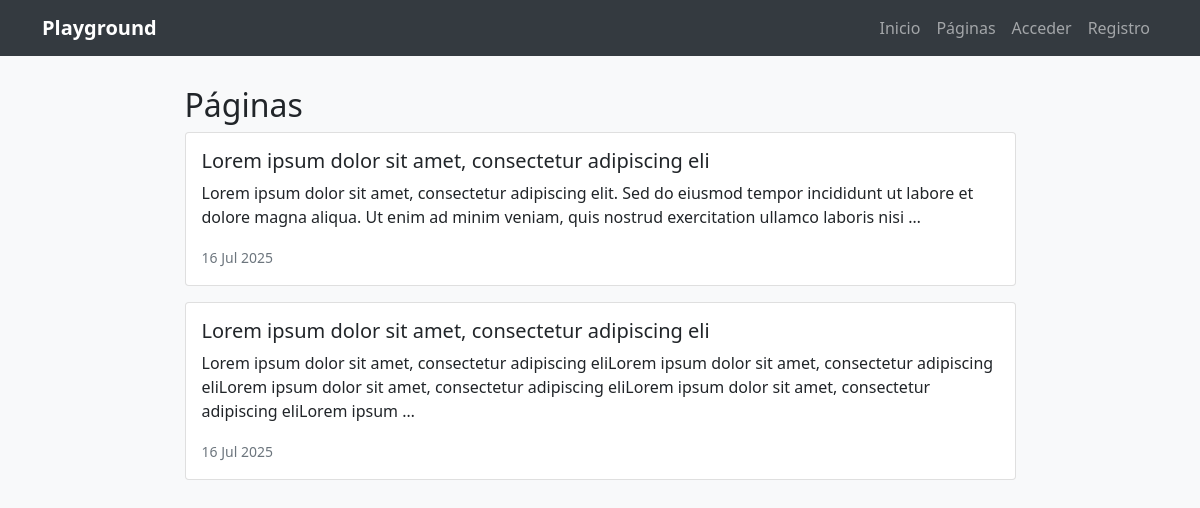
Page /pages/ on the earlier database version.
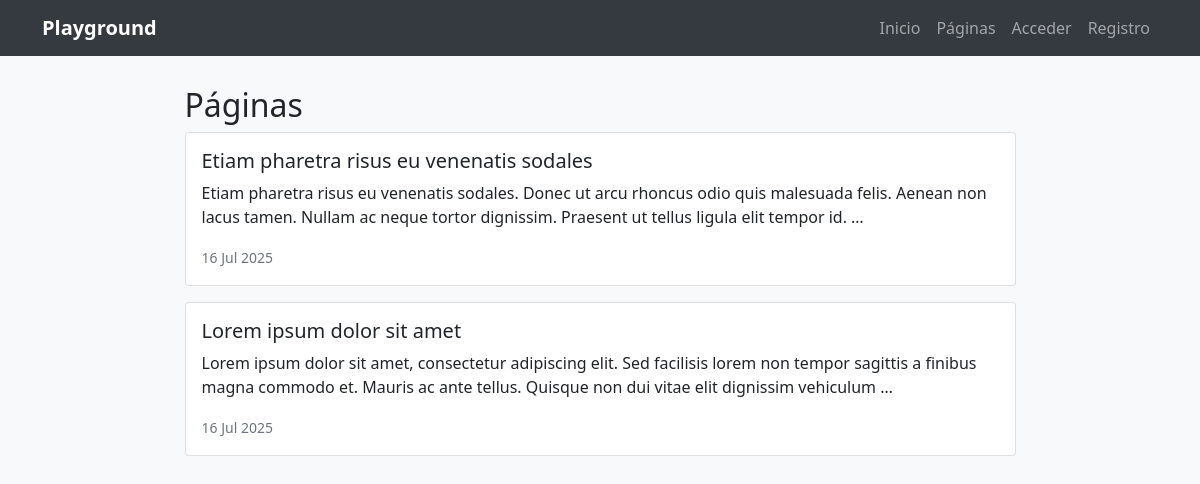
Same page on the later database version.
### pages/models.py (models this page shows, shortened)
class Page(models.Model):
    title = models.CharField(max_length=200, verbose_name="Título")
    content = RichTextField(verbose_name="Contenido")
    order = models.SmallIntegerField(verbose_name="Orden", default=0)
    created = models.DateTimeField(auto_now_add=True, verbose_name="Fecha de creación")
    updated = models.DateTimeField(auto_now=True, verbose_name="Fecha de edición")
    class Meta:
        verbose_name = "página"
        verbose_name_plural = "páginas"
        ordering = ['order', 'title']

### pages/templates/pages/page_list.html (shortened to what this page needs)
{% extends 'core/base.html' %}
{% block content %}
<div class="container" style="margin-top: 30px;">
    <div class="row">
        <div class="col-md-9 mx-auto">
            <h2>Páginas</h2>
            {% if page_list %}
                {% for page in page_list %}
                    <div class="card mb-3">
                        <div class="card-body">
                            <h5 class="card-title">
                                <a href="{% url 'page' page.pk %}" class="text-decoration-none text-dark">
                                    {{ page.title }}
                                </a>
                            </h5>
                            <p class="card-text">{{ page.content|truncatewords:30 }}</p>
                            <small class="text-muted">{{ page.created|date:"d M Y" }}</small>
                        </div>
                    </div>
                {% endfor %}
            {% else %}
                <div class="alert alert-info">
                    <p>No hay páginas disponibles.</p>
                </div>
            {% endif %}
        </div>
    </div>
</div>
{% endblock %}

### core/templates/core/base.html (shortened to what this page needs)
<!DOCTYPE html>
<html lang="es">
<head>
    <link href="https://cdn.jsdelivr.net/npm/bootstrap@5.1.3/dist/css/bootstrap.min.css" rel="stylesheet">
</head>
<body>
    <nav class="navbar navbar-expand-lg navbar-dark">
        <div class="container">
            <a class="navbar-brand" href="/">Playground</a>
            <ul class="navbar-nav ms-auto">
                <li class="nav-item">
                    <a class="nav-link" href="/">Inicio</a>
                </li>
                <li class="nav-item">
                    <a class="nav-link" href="/pages/">Páginas</a>
                </li>
                {% if user.is_authenticated %}
                    <li class="nav-item dropdown">
                        <a class="nav-link dropdown-toggle" href="#" id="navbarDropdown" role="button" data-bs-toggle="dropdown">
                            {{ user.username }}
                        </a>
                        <ul class="dropdown-menu">
                            <li><a class="dropdown-item" href="{% url 'profile' %}">Perfil</a></li>
                            {% if user.is_staff %}
                                <li><a class="dropdown-item" href="/admin/">Administrador</a></li>
                            {% endif %}
                            <li><hr class="dropdown-divider"></li>
                            <li>
                                <form method="post" action="{% url 'logout' %}" class="d-inline">
                                    {% csrf_token %}
                                    <button type="submit" class="dropdown-item" style="border: none; background: none; width: 100%; text-align: left;">
                                        Salir
                                    </button>
                                </form>
                            </li>
                        </ul>
                    </li>
                {% else %}
                    <li class="nav-item">
                        <a class="nav-link" href="{% url 'login' %}">Acceder</a>
                    </li>
                    <li class="nav-item">
                        <a class="nav-link" href="{% url 'signup' %}">Registro</a>
                    </li>
                {% endif %}
            </ul>
        </div>
    </nav>
    <div class="content">
        {% block content %}
        {% endblock %}
    </div>
</body>
</html>

### pages/templates/pages/includes/pages_menu.html (shortened to what this page needs)
{% if request.user.is_staff %}
{% load static %}
{% endif %}

### core/templates/core/base.html (style rules this page uses)
body { background-color: #f8f9fa; }
.navbar { background-color: #343a40 !important; }
.navbar-brand { font-weight: bold; }
.content { margin-top: 20px; }

Differences in the rows shown:
removed Page: title "Lorem ipsum dolor sit amet, consectetur adipiscing eli", content "Lorem ipsum dolor sit amet, consectetur adipiscing elit. Sed do eiusmod tempor incididunt ut labore et dolore magna aliqua. Ut enim ad minim veniam, quis nostrud exercitation ullamco laboris nisi …", created "16 Jul 2025"
removed Page: title "Lorem ipsum dolor sit amet, consectetur adipiscing eli", content "Lorem ipsum dolor sit amet, consectetur adipiscing eliLorem ipsum dolor sit amet, consectetur adipiscing eliLorem ipsum dolor sit amet, consectetur adipiscing eliLorem ipsum dolor sit amet, consectetur adipiscing eliLorem ipsum …", created "16 Jul 2025"
added Page: title "Etiam pharetra risus eu venenatis sodales", content "Etiam pharetra risus eu venenatis sodales. Donec ut arcu rhoncus odio quis malesuada felis. Aenean non lacus tamen. Nullam ac neque tortor dignissim. Praesent ut tellus ligula elit tempor id. …", created "16 Jul 2025"
added Page: title "Lorem ipsum dolor sit amet", content "Lorem ipsum dolor sit amet, consectetur adipiscing elit. Sed facilisis lorem non tempor sagittis a finibus magna commodo et. Mauris ac ante tellus. Quisque non dui vitae elit dignissim vehiculum …", created "16 Jul 2025"
